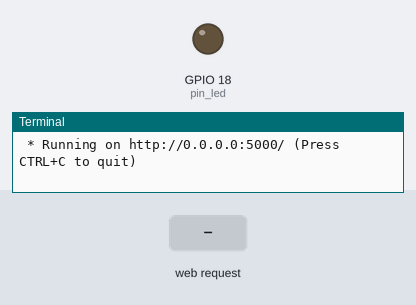
The program below on a simulated Raspberry Pi (BCM pin numbers). Parts: output pins drawn as LEDs (lit = HIGH), the last lines printed to the terminal. The test bench sets the inputs (shaded band). The clock reads 2024-03-15 10:24:30 at power-on unless the program sets it.

Above: at 1.2 s.
1.3 s: HTTP request for /operate/led received with the fields val=on
At 2.2 s:
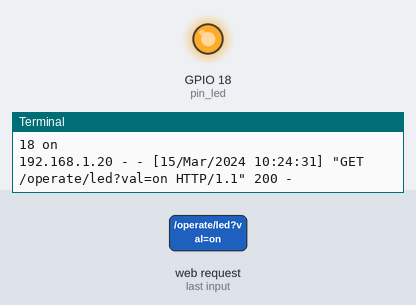
4.3 s: HTTP request for /operate/led received with the fields val=off
At 5.7 s:
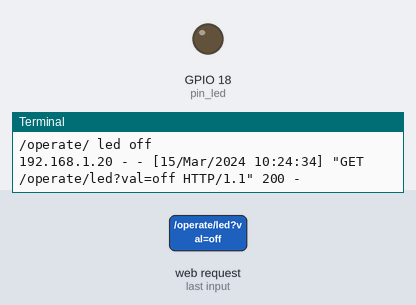
Timing chart, 0 to 7.3 s (numbered marks = the images above; inputs shaded):
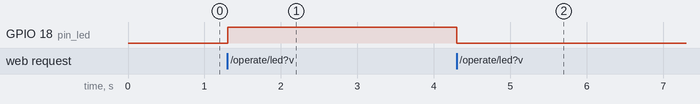

The program:

01led.py
```python
from flask import Flask, request, redirect
import RPi.GPIO as GPIO

app = Flask(__name__)
app.config['SECRET_KEY'] = 'secret'

GPIO.setmode(GPIO.BCM)
pin_led = 18

GPIO.setup(pin_led, GPIO.OUT)

@app.route('/')
def main():
    return redirect('/static/led.html')


@app.route('/operate/<cmd>')
def op(cmd):
    val = request.values['val']
    if cmd == "led":
        val = request.values['val']
        print('/operate/', cmd, val)
        if val == 'on':
            GPIO.output(pin_led, True)
            print(pin_led, 'on')
        elif val == 'off':
            GPIO.output(pin_led, False)
        return 'OK'

if __name__ == '__main__':
    try:
        app.run(host='0.0.0.0')
    finally:
        print('cleaning up')
        GPIO.cleanup()
```

Measured:
- after the input at 1.3 s, GPIO 18 (pin_led): LOW → HIGH at once
- after the input at 4.3 s, GPIO 18 (pin_led): HIGH → LOW at once
